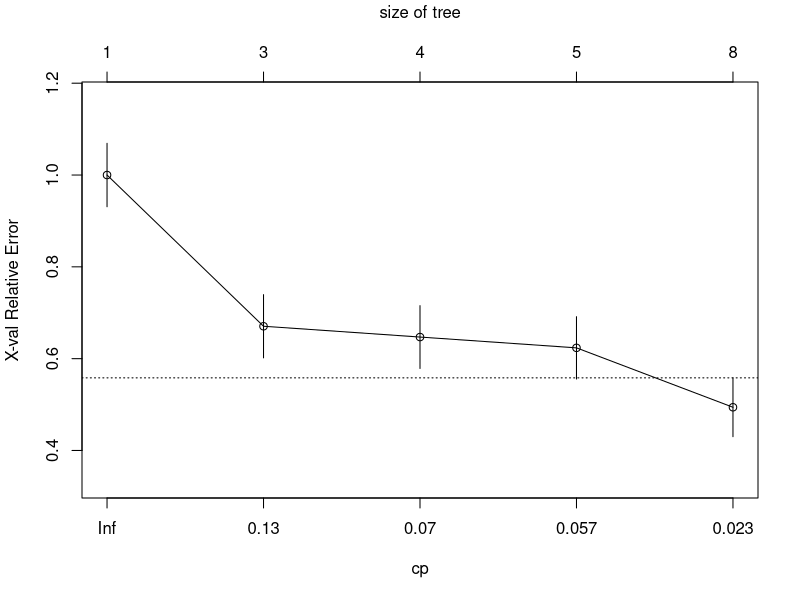
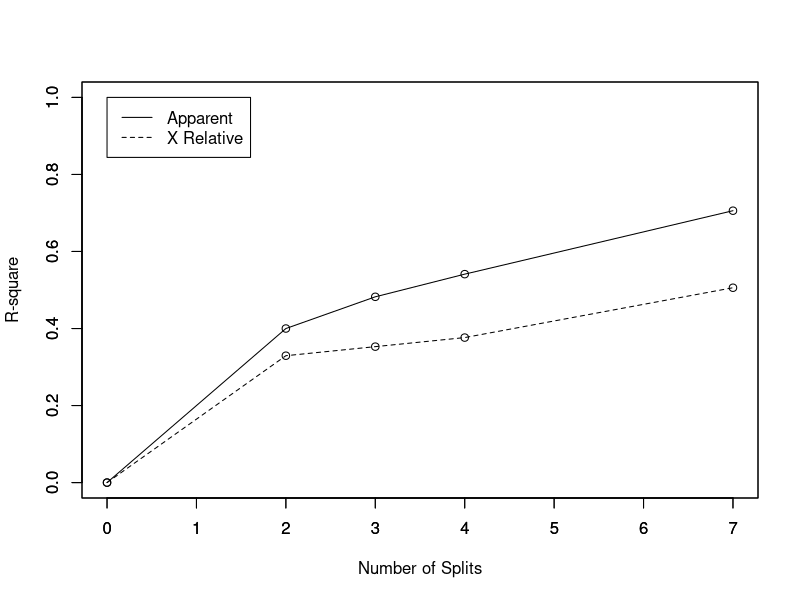
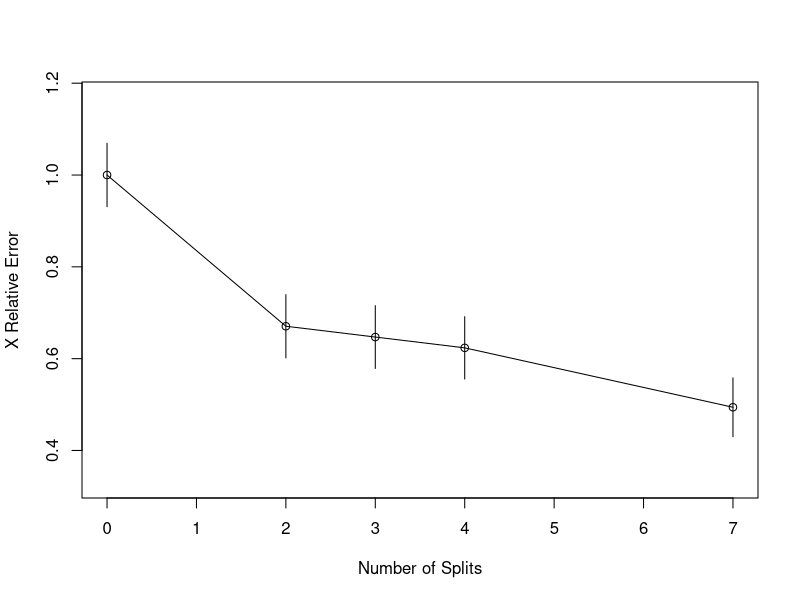
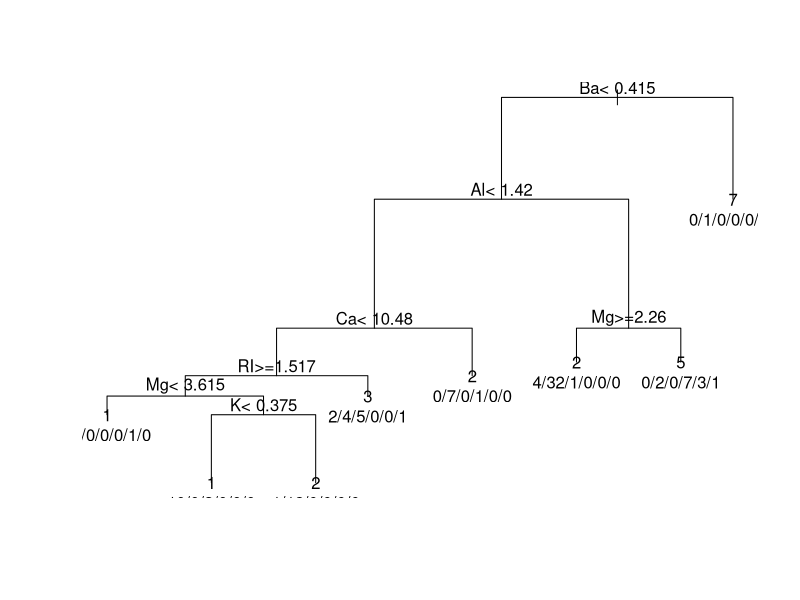
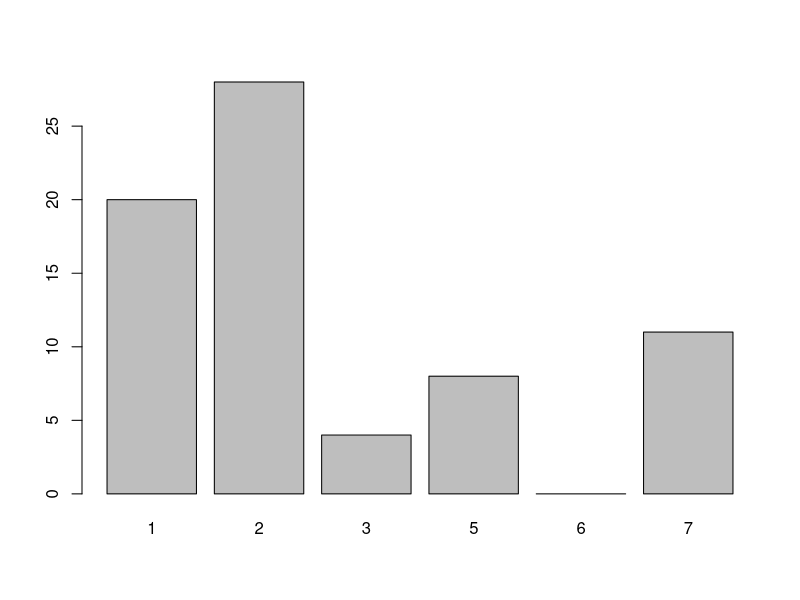

Generate these figures, in order, with R:
library(e1071)
library(rpart)

data(Glass, package="mlbench")
testindex <- sample(1:nrow(Glass), trunc(length(1:nrow(Glass))/3))

rpart.model <- rpart(Type ~ ., data = Glass[-testindex,])
rpart.pred <- predict(rpart.model, Glass[testindex,][,-10], type = "class")

printcp(rpart.model)
plotcp(rpart.model)

rsq.rpart(rpart.model)
print(rpart.model)

plot(rpart.model,compress=TRUE)
text(rpart.model, use.n=TRUE)
plot(rpart.pred)
